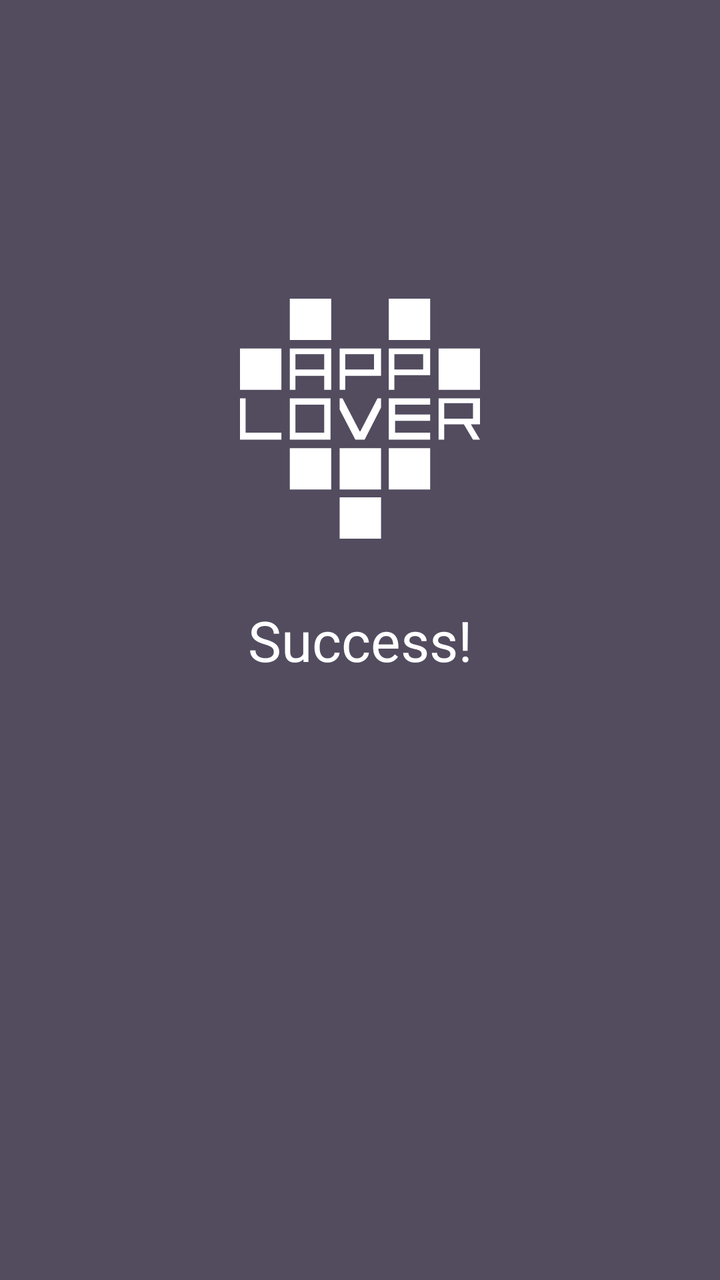
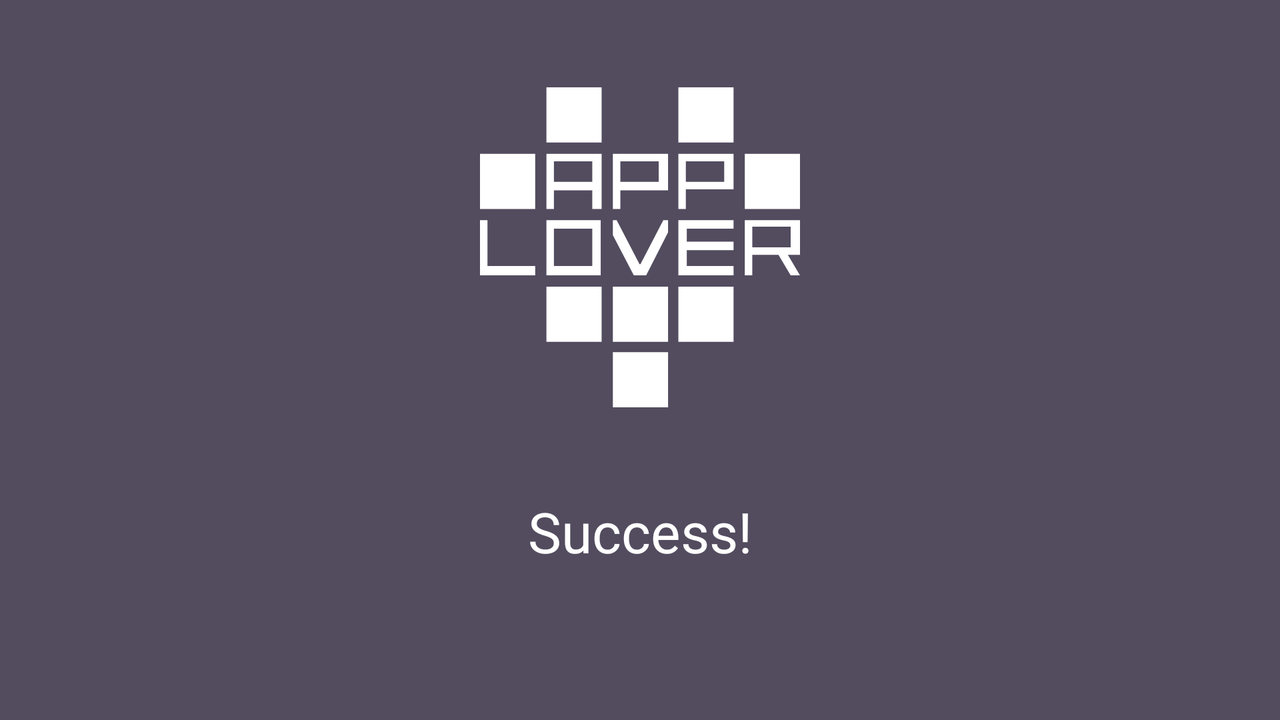

An Android layout and its configuration variant, each rendered on a device that would load it. The default file and the variant file are quoted in full after the pictures.
<!-- AndroidManifest.xml: application theme Base.Applover -->
<!-- res/layout/fragment_success.xml -->
<?xml version="1.0" encoding="utf-8"?>
<androidx.constraintlayout.widget.ConstraintLayout
		xmlns:android="http://schemas.android.com/apk/res/android" xmlns:app="http://schemas.android.com/apk/res-auto"
		xmlns:tools="http://schemas.android.com/tools" android:orientation="vertical"
		android:layout_width="match_parent"
		android:layout_height="match_parent"
		android:background="@color/colorBackground">


	<ImageView
			android:id="@+id/imageview_success_logo"
			android:layout_width="match_parent"
			android:layout_height="0dp"
			app:layout_constraintDimensionRatio="H,3:1"
			android:src="@drawable/all_logo_24dp"
			app:layout_constraintStart_toStartOf="parent"
			app:layout_constraintEnd_toEndOf="parent"
			app:layout_constraintBottom_toTopOf="@id/textview_success_info"
			android:layout_marginBottom="32dp"
			tools:ignore="ContentDescription"/>

	<TextView
			android:id="@+id/textview_success_info"
			android:layout_width="wrap_content"
			android:layout_height="wrap_content"
			android:textSize="28sp"
			android:text="@string/success_success_info"
			android:textColor="@color/colorSecondary"
			app:layout_constraintTop_toTopOf="parent"
			app:layout_constraintLeft_toLeftOf="parent"
			app:layout_constraintRight_toRightOf="parent"
			app:layout_constraintBottom_toBottomOf="parent"/>


</androidx.constraintlayout.widget.ConstraintLayout>
<!-- resources referenced by this layout -->
<resources>
  <color name="colorBackground">#534C5F</color>
  <color name="colorSecondary">#FFFFFF</color>
  <!-- drawable all_logo_24dp: vector/xml drawable (drawable, 2471 chars, omitted) -->
  <string name="success_success_info">Success!</string>
  <style name="Base.Applover" parent="Theme.MaterialComponents.Light.NoActionBar">
  		<item name="colorPrimary">@color/colorPrimary</item>
  		<item name="colorPrimaryDark">@color/colorPrimaryDark</item>
  		<item name="colorSecondary">@color/colorSecondary</item>
  		<item name="colorControlHighlight">@color/colorPrimary</item>
  	</style>
  <color name="colorPrimary">#1DE278</color>
  <color name="colorPrimaryDark">#000000</color>
</resources>
<!-- res/layout-land/fragment_success.xml (the repository's variant of the layout above) -->
<!-- drawn on the phone turned sideways -->
<?xml version="1.0" encoding="utf-8"?>
<androidx.constraintlayout.widget.ConstraintLayout
		xmlns:android="http://schemas.android.com/apk/res/android" xmlns:app="http://schemas.android.com/apk/res-auto"
		xmlns:tools="http://schemas.android.com/tools" android:orientation="vertical"
		android:layout_width="match_parent"
		android:layout_height="match_parent"
		android:background="@color/colorBackground">


	<ImageView
			android:id="@+id/imageview_success_logo"
			android:layout_width="match_parent"
			android:layout_height="0dp"
			app:layout_constraintDimensionRatio="H,4:1"
			android:src="@drawable/all_logo_24dp"
			app:layout_constraintStart_toStartOf="parent"
			app:layout_constraintEnd_toEndOf="parent"
			app:layout_constraintTop_toTopOf="parent"
			app:layout_constraintBottom_toTopOf="@id/textview_success_info"
			tools:ignore="ContentDescription"/>

	<TextView
			android:id="@+id/textview_success_info"
			android:layout_width="wrap_content"
			android:layout_height="wrap_content"
			android:textSize="28sp"
			android:text="@string/success_success_info"
			android:layout_marginBottom="32dp"
			android:textColor="@color/colorSecondary"
			app:layout_constraintTop_toBottomOf="@id/imageview_success_logo"
			app:layout_constraintLeft_toLeftOf="parent"
			app:layout_constraintRight_toRightOf="parent"
			app:layout_constraintBottom_toBottomOf="parent"/>


</androidx.constraintlayout.widget.ConstraintLayout>
